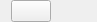
<?xml version="1.0" encoding="UTF-8"?>
<ui version="4.0">
 <class>TabButtons</class>
 <widget class="QWidget" name="TabButtons">
  <layout class="QHBoxLayout" name="horizontalLayout">
   <property name="sizeConstraint">
    <enum>QLayout::SizeConstraint::SetFixedSize</enum>
   </property>
   <property name="topMargin">
    <number>0</number>
   </property>
   <property name="rightMargin">
    <number>0</number>
   </property>
   <property name="bottomMargin">
    <number>0</number>
   </property>
   <item>
    <widget class="QPushButton" name="newTabButton">
     <property name="sizePolicy">
      <sizepolicy hsizetype="Fixed" vsizetype="Fixed">
       <horstretch>0</horstretch>
       <verstretch>0</verstretch>
      </sizepolicy>
     </property>
     <property name="focusPolicy">
      <enum>Qt::FocusPolicy::NoFocus</enum>
     </property>
     <property name="toolTip">
      <string>New Tab&lt;br&gt;(Ctrl+T)</string>
     </property>
     <property name="icon">
      <iconset theme="QIcon::ThemeIcon::ListAdd"/>
     </property>
     <property name="shortcut">
      <string>Ctrl+T</string>
     </property>
    </widget>
   </item>
   <item>
    <widget class="QPushButton" name="menuButton">
     <property name="sizePolicy">
      <sizepolicy hsizetype="Fixed" vsizetype="Fixed">
       <horstretch>0</horstretch>
       <verstretch>0</verstretch>
      </sizepolicy>
     </property>
     <property name="focusPolicy">
      <enum>Qt::FocusPolicy::NoFocus</enum>
     </property>
     <property name="toolTip">
      <string>Help</string>
     </property>
     <property name="icon">
      <iconset theme="QIcon::ThemeIcon::HelpAbout"/>
     </property>
     <property name="flat">
      <bool>true</bool>
     </property>
    </widget>
   </item>
  </layout>
 </widget>
 <resources/>
 <connections/>
</ui>
